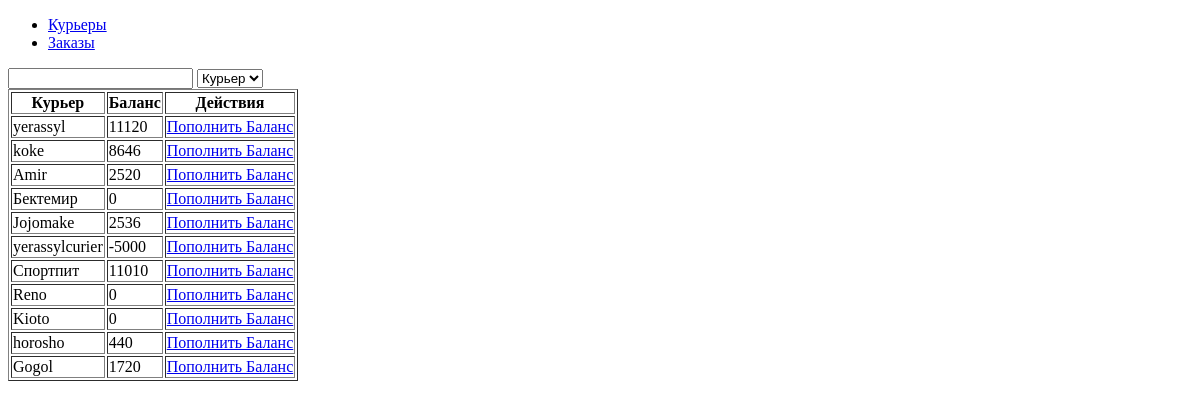
Page /adminpanel/ on the earlier database version.
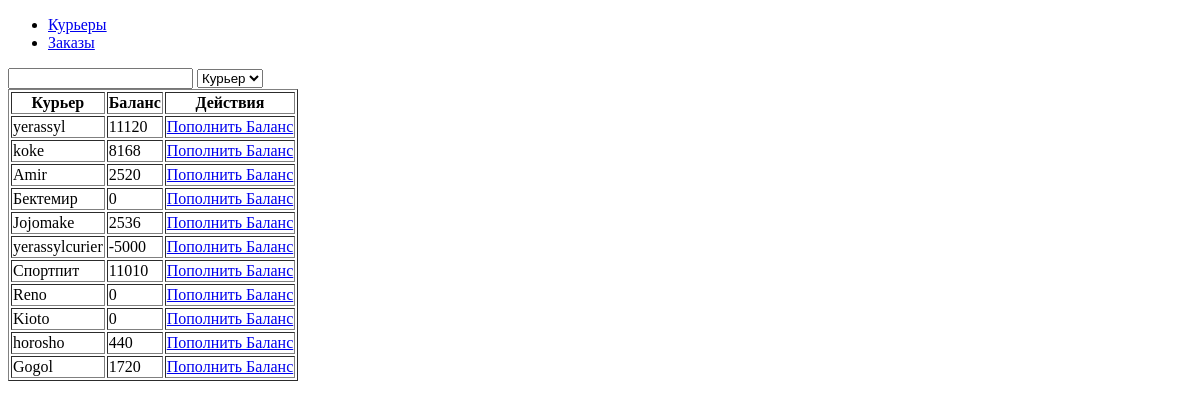
Same page on the later database version.
### curier/models.py (models this page shows)
class Curier(models.Model):
	user = models.OneToOneField(settings.AUTH_USER_MODEL, on_delete=models.CASCADE,related_name="mycurier")
	first_name = models.CharField(max_length=255,default="")
	last_name = models.CharField(max_length=255, default="")
	photo =models.ImageField(upload_to='curiers/%y/%m/%d', blank=True)
	experience=models.IntegerField(blank=True, null=True)
	phone = models.IntegerField(null=False, blank=False)
	is_available=models.BooleanField(default=False)
	balance = models.DecimalField(decimal_places=0,max_digits=1000,default=0)

### adminapp/views.py (the view)
# urls.py: path('',views.index,name="Home"),
def index(request):
    curiers=None
    if request.method=="POST":
        username = request.POST.get("search")
        curiers = Curier.objects.filter(user__username__contains=username)
    else:
        curiers = Curier.objects.all()
    cxt={
        "curiers":curiers
    }
    return render(request,"adminapp/curiers.html",context=cxt)

### adminapp/templates/adminapp/curiers.html (shortened to what this page needs)
{%extends 'adminapp/base.html'%}
{%block title%} Admin Panel {%endblock%} {%block body%}
<form method="POST" action="{% url 'curiers'%}">
<input type="text" name="search" id="search">
<select name="parameter" id="parameter">
<option value="curier">
Курьер
</option>
</select>
</form>
<table border="1">
    <tr>
        <th>Курьер</th>
        <th>Баланс</th>
        <th>Действия</th>
    </tr>
    {%for i in curiers%}
    <tr>
    <td>{{i.user.username}}</td>
    <td>{{i.balance}}</td>
    <td><a href="{%url 'balance_add_form' id=i.pk%}">Пополнить Баланс</a></td>
    </tr>
    {%endfor%}
</table>
{%endblock%}

Differences in the rows shown:
changed Curier "koke": balance "8646" → "8168"
